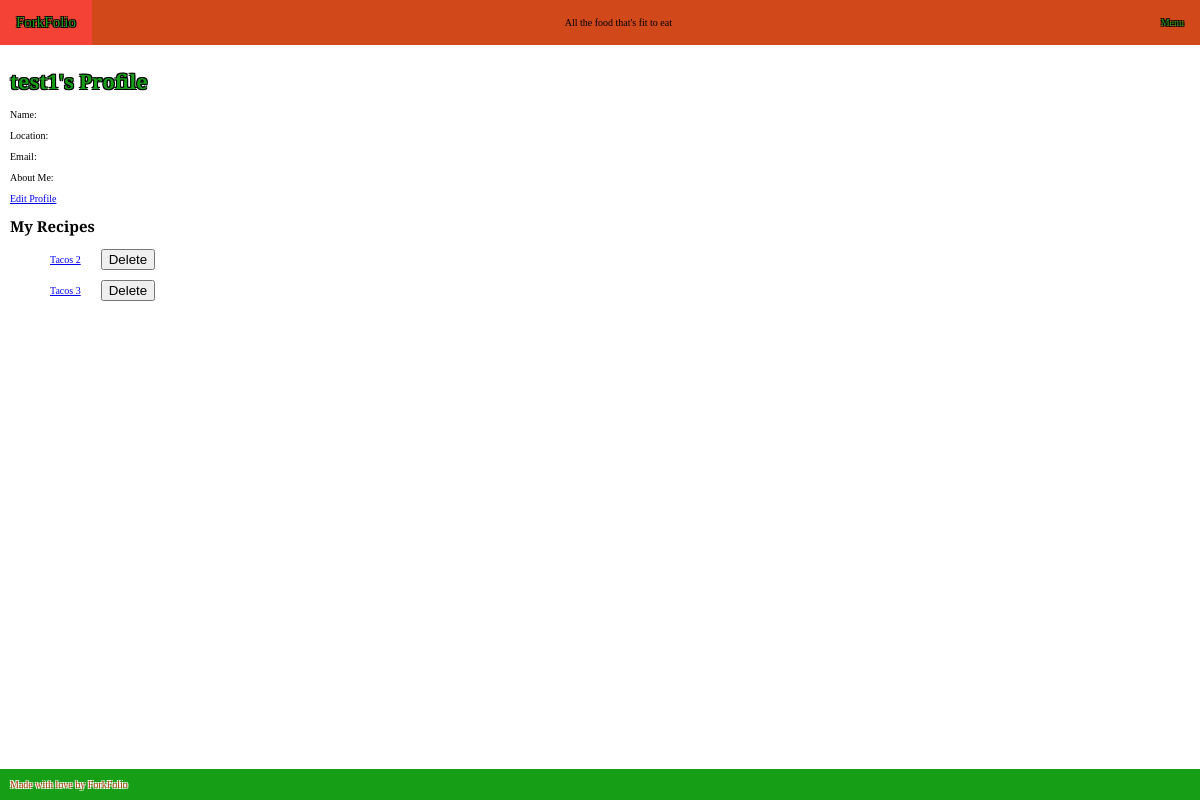
Before: /recipes/profile/ (signed in) with the older database file.
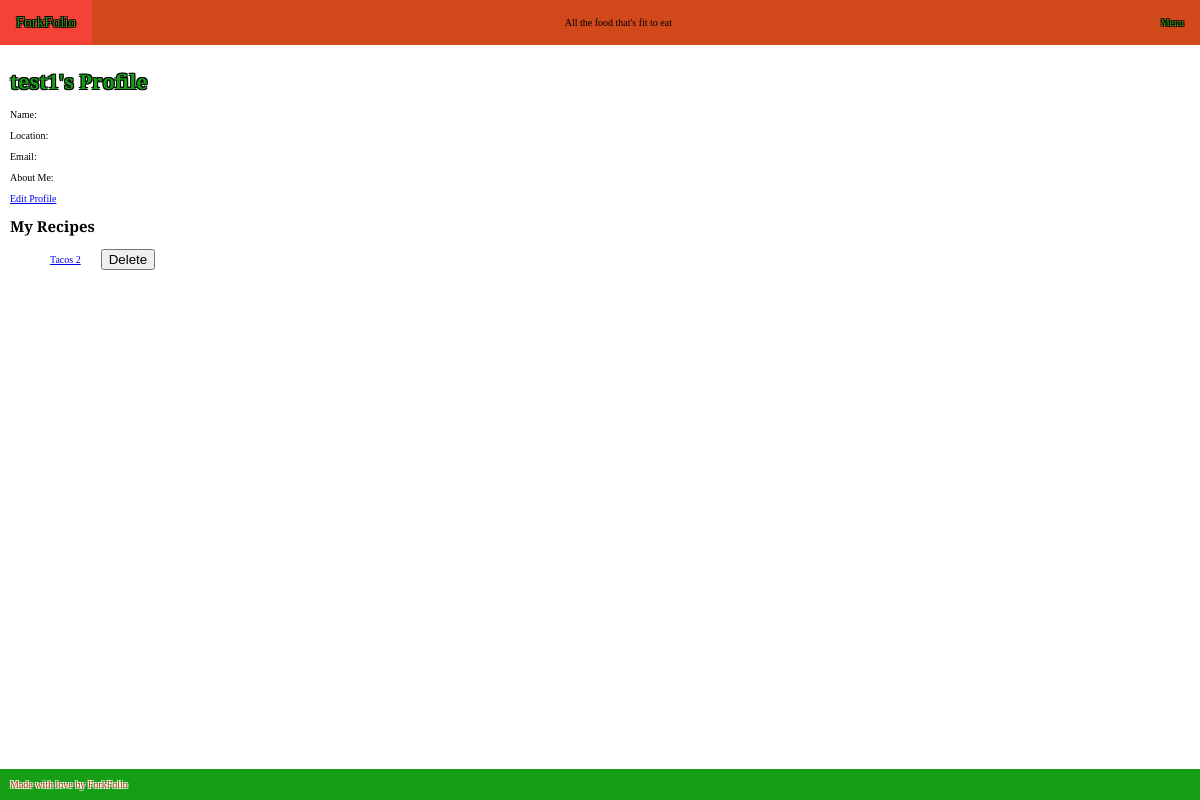
After: the same page with the newer database file.
### recipes/models.py (models this page shows)
class Recipe(models.Model):
    title = models.CharField(max_length=250)
    picture = models.URLField()
    description = models.TextField()
    created_on = models.DateTimeField(auto_now_add=True)
    user = models.ForeignKey(User, on_delete=models.CASCADE, null=True)

### recipes/views.py (the view)
# urls.py: path("profile/", profile_view, name="my_profile", kwargs={"username": None}),
@login_required
def profile_view(request, username=None):
    user = request.user if username is None else get_object_or_404(User, username=username)
    profile = get_object_or_404(Profile, user=user)
    recipes = Recipe.objects.filter(user=user)
    return render(request, 'recipes/profile.html', {'profile': profile, 'recipes': recipes})

### recipes/templates/recipes/profile.html (shortened to what this page needs)
{% extends 'base.html' %}
{% block content %}
  <h1>{{ profile.user.username }}'s Profile</h1>
  <p>Name: {{ profile.name }}</p>
  <p>Location: {{ profile.location }}</p>
  <p>Email: {{ profile.email }}</p>
  <p>About Me: {{ profile.about_me }}</p>
  {% if user.is_authenticated and user == profile.user %}
    <a href="{% url 'profile_edit' %}">Edit Profile</a>
  {% endif %}
  <h2>My Recipes</h2>
  <ul>
    {% for recipe in recipes %}
      <div class="recipe-item">
        <div class="recipe-name">
          <a href="{% url 'show_recipe' id=recipe.id %}">{{ recipe.title }}</a>
        </div>
        <div class="recipe_delete">
          <form action="{% url 'delete_recipe' id=recipe.id %}" method="post">
            <button type="submit" onclick="return confirm('Are you sure you want to delete this recipe?');">Delete</button>
          </form>
        </div>
      </div>
    {% endfor %}
  </ul>
{% endblock %}

Changed rows visible on the page:
removed Recipe: title "Tacos 3"
